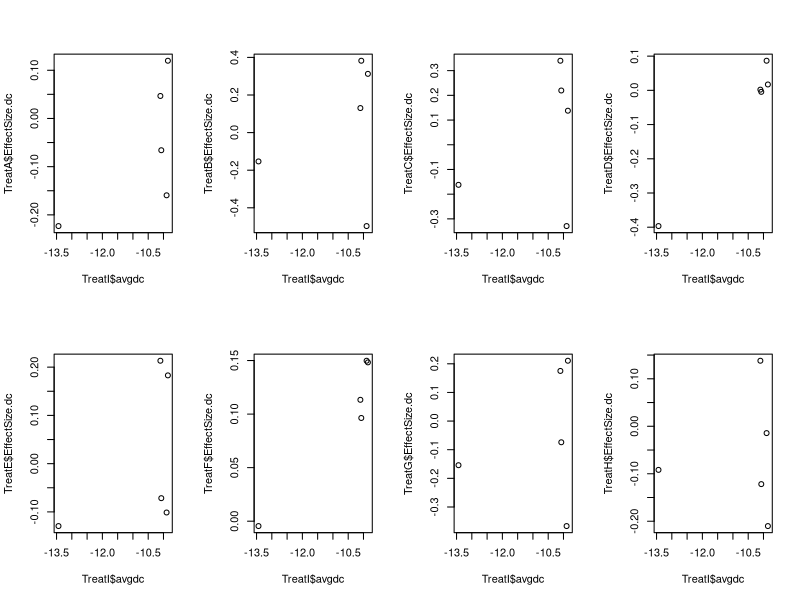
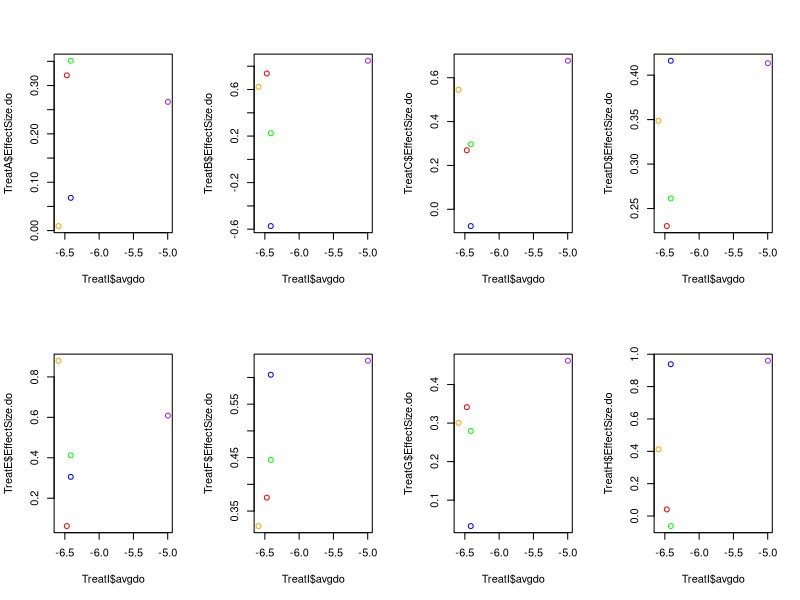
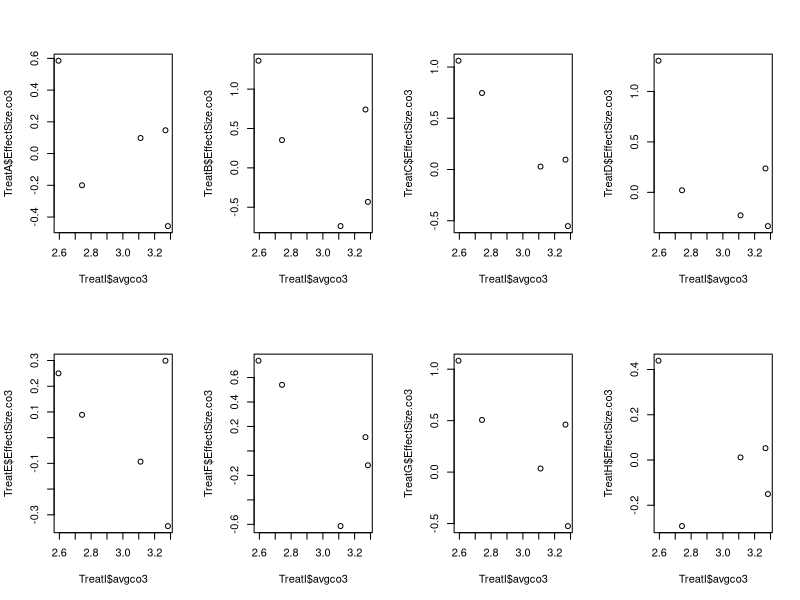

Write R code to recreate these figures, in order.
library(readxl)
OrgContExp <- read_excel("OrgContExp.xlsx")

library(tidyr)
ocdata <- separate(OrgContExp, "Original ID", sep="-",into=c("IA21","tooth",
                                                             "Treatment","rep"))

library(dplyr)
library(data.table)

ocdata <- data.table(ocdata)
ocdata[,"IA21":=NULL][,"rep":=NULL]
ocdata$Sample <- paste(ocdata$tooth, ocdata$Treatment)
ocdata[,"tooth":=NULL][,"Treatment":=NULL]

ocdata[,"avgdc":=mean(dC, na.rm = TRUE),by="Sample"][,"avgdo":=mean(dO, na.rm = TRUE),by="Sample"][
  ,"avgco3":=mean(CO3, na.rm = TRUE),by="Sample"][,"dC":=NULL][,"dO":=NULL][,"CO3":=NULL]

ocdata <- unique(ocdata)

ocdata <- separate(ocdata, "Sample", sep=" ",into=c("Tooth","Treatment"))

TreatA <- data.table(filter(ocdata,Treatment=="A"))
TreatB <- data.table(filter(ocdata,Treatment=="B"))
TreatC <- data.table(filter(ocdata,Treatment=="C"))
TreatD <- data.table(filter(ocdata,Treatment=="D"))
TreatE <- data.table(filter(ocdata,Treatment=="E"))
TreatF <- data.table(filter(ocdata,Treatment=="F"))
TreatG <- data.table(filter(ocdata,Treatment=="G"))
TreatH <- data.table(filter(ocdata,Treatment=="H"))
TreatI <- data.table(filter(ocdata,Treatment=="I"))

####dC
TreatA$EffectSize.dc <- TreatA$avgdc - TreatI$avgdc
TreatB$EffectSize.dc <- TreatB$avgdc - TreatI$avgdc
TreatC$EffectSize.dc <- TreatC$avgdc - TreatI$avgdc
TreatD$EffectSize.dc <- TreatD$avgdc - TreatI$avgdc
TreatE$EffectSize.dc <- TreatE$avgdc - TreatI$avgdc
TreatF$EffectSize.dc <- TreatF$avgdc - TreatI$avgdc
TreatG$EffectSize.dc <- TreatG$avgdc - TreatI$avgdc
TreatH$EffectSize.dc <- TreatH$avgdc - TreatI$avgdc

par(mfrow=c(2,4))
plot(TreatI$avgdc, TreatA$EffectSize.dc)
plot(TreatI$avgdc, TreatB$EffectSize.dc)
plot(TreatI$avgdc, TreatC$EffectSize.dc)
plot(TreatI$avgdc, TreatD$EffectSize.dc)
plot(TreatI$avgdc, TreatE$EffectSize.dc)
plot(TreatI$avgdc, TreatF$EffectSize.dc)
plot(TreatI$avgdc, TreatG$EffectSize.dc)
plot(TreatI$avgdc, TreatH$EffectSize.dc)

####dO
TreatA$EffectSize.do <- TreatA$avgdo - TreatI$avgdo
TreatB$EffectSize.do <- TreatB$avgdo - TreatI$avgdo
TreatC$EffectSize.do <- TreatC$avgdo - TreatI$avgdo
TreatD$EffectSize.do <- TreatD$avgdo - TreatI$avgdo
TreatE$EffectSize.do <- TreatE$avgdo - TreatI$avgdo
TreatF$EffectSize.do <- TreatF$avgdo - TreatI$avgdo
TreatG$EffectSize.do <- TreatG$avgdo - TreatI$avgdo
TreatH$EffectSize.do <- TreatH$avgdo - TreatI$avgdo

par(mfrow=c(2,4))
plot(TreatI$avgdo, TreatA$EffectSize.do,
     col = c("red", "orange", "green", "blue", "purple"))
plot(TreatI$avgdo, TreatB$EffectSize.do,
     col = c("red", "orange", "green", "blue", "purple"))
plot(TreatI$avgdo, TreatC$EffectSize.do,
     col = c("red", "orange", "green", "blue", "purple"))
plot(TreatI$avgdo, TreatD$EffectSize.do,
     col = c("red", "orange", "green", "blue", "purple"))
plot(TreatI$avgdo, TreatE$EffectSize.do,
     col = c("red", "orange", "green", "blue", "purple"))
plot(TreatI$avgdo, TreatF$EffectSize.do,
     col = c("red", "orange", "green", "blue", "purple"))
plot(TreatI$avgdo, TreatG$EffectSize.do,
     col = c("red", "orange", "green", "blue", "purple"))
plot(TreatI$avgdo, TreatH$EffectSize.do,
     col = c("red", "orange", "green", "blue", "purple"))

####co3
TreatA$EffectSize.co3 <- TreatA$avgco3 - TreatI$avgco3
TreatB$EffectSize.co3 <- TreatB$avgco3 - TreatI$avgco3
TreatC$EffectSize.co3 <- TreatC$avgco3 - TreatI$avgco3
TreatD$EffectSize.co3 <- TreatD$avgco3 - TreatI$avgco3
TreatE$EffectSize.co3 <- TreatE$avgco3 - TreatI$avgco3
TreatF$EffectSize.co3 <- TreatF$avgco3 - TreatI$avgco3
TreatG$EffectSize.co3 <- TreatG$avgco3 - TreatI$avgco3
TreatH$EffectSize.co3 <- TreatH$avgco3 - TreatI$avgco3

par(mfrow=c(2,4))
plot(TreatI$avgco3, TreatA$EffectSize.co3)
plot(TreatI$avgco3, TreatB$EffectSize.co3)
plot(TreatI$avgco3, TreatC$EffectSize.co3)
plot(TreatI$avgco3, TreatD$EffectSize.co3)
plot(TreatI$avgco3, TreatE$EffectSize.co3)
plot(TreatI$avgco3, TreatF$EffectSize.co3)
plot(TreatI$avgco3, TreatG$EffectSize.co3)
plot(TreatI$avgco3, TreatH$EffectSize.co3)



